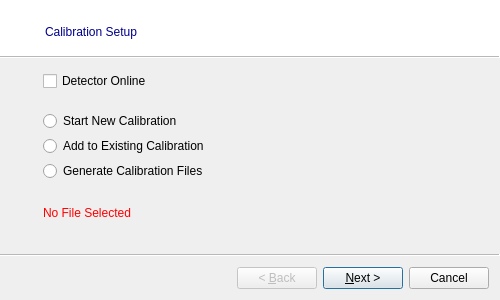
<?xml version="1.0" encoding="UTF-8"?>
<ui version="4.0">
 <class>EnergyCalibrationObject</class>
 <widget class="QWizard" name="EnergyCalibrationObject">
  <property name="geometry">
   <rect>
    <x>0</x>
    <y>0</y>
    <width>500</width>
    <height>300</height>
   </rect>
  </property>
  <property name="sizePolicy">
   <sizepolicy hsizetype="Preferred" vsizetype="Fixed">
    <horstretch>0</horstretch>
    <verstretch>0</verstretch>
   </sizepolicy>
  </property>
  <property name="windowTitle">
   <string>Energy Calibration</string>
  </property>
  <property name="sizeGripEnabled">
   <bool>false</bool>
  </property>
  <property name="wizardStyle">
   <enum>QWizard::ModernStyle</enum>
  </property>
  <property name="subTitleFormat">
   <enum>Qt::AutoText</enum>
  </property>
  <widget class="QWizardPage" name="pageSetup">
   <property name="sizePolicy">
    <sizepolicy hsizetype="Preferred" vsizetype="Fixed">
     <horstretch>0</horstretch>
     <verstretch>0</verstretch>
    </sizepolicy>
   </property>
   <property name="cursor">
    <cursorShape>ArrowCursor</cursorShape>
   </property>
   <property name="focusPolicy">
    <enum>Qt::NoFocus</enum>
   </property>
   <property name="title">
    <string/>
   </property>
   <property name="subTitle">
    <string>&lt;font color = &quot;darkblue&quot;&gt;Calibration Setup&lt;/font&gt;</string>
   </property>
   <attribute name="pageId">
    <string notr="true"/>
   </attribute>
   <layout class="QGridLayout" name="gridLayout_2">
    <property name="leftMargin">
     <number>30</number>
    </property>
    <property name="topMargin">
     <number>9</number>
    </property>
    <property name="rightMargin">
     <number>9</number>
    </property>
    <property name="bottomMargin">
     <number>9</number>
    </property>
    <property name="verticalSpacing">
     <number>5</number>
    </property>
    <item row="2" column="0" colspan="2">
     <widget class="QRadioButton" name="radioNew">
      <property name="sizePolicy">
       <sizepolicy hsizetype="Preferred" vsizetype="Fixed">
        <horstretch>0</horstretch>
        <verstretch>0</verstretch>
       </sizepolicy>
      </property>
      <property name="focusPolicy">
       <enum>Qt::NoFocus</enum>
      </property>
      <property name="text">
       <string>Start New Calibration</string>
      </property>
     </widget>
    </item>
    <item row="3" column="0" colspan="2">
     <widget class="QRadioButton" name="radioExisting">
      <property name="sizePolicy">
       <sizepolicy hsizetype="Preferred" vsizetype="Fixed">
        <horstretch>0</horstretch>
        <verstretch>0</verstretch>
       </sizepolicy>
      </property>
      <property name="focusPolicy">
       <enum>Qt::NoFocus</enum>
      </property>
      <property name="text">
       <string>Add to Existing Calibration</string>
      </property>
     </widget>
    </item>
    <item row="4" column="0" colspan="2">
     <widget class="QRadioButton" name="radioGenerate">
      <property name="sizePolicy">
       <sizepolicy hsizetype="Preferred" vsizetype="Fixed">
        <horstretch>0</horstretch>
        <verstretch>0</verstretch>
       </sizepolicy>
      </property>
      <property name="focusPolicy">
       <enum>Qt::NoFocus</enum>
      </property>
      <property name="text">
       <string>Generate Calibration Files</string>
      </property>
     </widget>
    </item>
    <item row="0" column="0" colspan="2">
     <widget class="QCheckBox" name="checkBox">
      <property name="sizePolicy">
       <sizepolicy hsizetype="Preferred" vsizetype="Fixed">
        <horstretch>0</horstretch>
        <verstretch>0</verstretch>
       </sizepolicy>
      </property>
      <property name="focusPolicy">
       <enum>Qt::NoFocus</enum>
      </property>
      <property name="text">
       <string>Detector Online</string>
      </property>
     </widget>
    </item>
    <item row="1" column="1">
     <spacer name="verticalSpacer">
      <property name="orientation">
       <enum>Qt::Vertical</enum>
      </property>
      <property name="sizeType">
       <enum>QSizePolicy::Fixed</enum>
      </property>
      <property name="sizeHint" stdset="0">
       <size>
        <width>20</width>
        <height>15</height>
       </size>
      </property>
     </spacer>
    </item>
    <item row="6" column="0" colspan="2">
     <widget class="QLabel" name="lblMessage">
      <property name="sizePolicy">
       <sizepolicy hsizetype="Preferred" vsizetype="Fixed">
        <horstretch>0</horstretch>
        <verstretch>0</verstretch>
       </sizepolicy>
      </property>
      <property name="text">
       <string>&lt;font color=&quot;red&quot;&gt;No File Selected&lt;/font&gt;</string>
      </property>
     </widget>
    </item>
    <item row="5" column="1">
     <spacer name="verticalSpacer_2">
      <property name="orientation">
       <enum>Qt::Vertical</enum>
      </property>
      <property name="sizeType">
       <enum>QSizePolicy::Fixed</enum>
      </property>
      <property name="sizeHint" stdset="0">
       <size>
        <width>20</width>
        <height>20</height>
       </size>
      </property>
     </spacer>
    </item>
   </layout>
  </widget>
  <widget class="QWizardPage" name="pageSummary">
   <property name="sizePolicy">
    <sizepolicy hsizetype="Preferred" vsizetype="Fixed">
     <horstretch>0</horstretch>
     <verstretch>0</verstretch>
    </sizepolicy>
   </property>
   <property name="subTitle">
    <string>&lt;font color = &quot;darkblue&quot;&gt;Summary of the Calibration&lt;/font&gt;</string>
   </property>
   <attribute name="pageId">
    <string notr="true"/>
   </attribute>
   <layout class="QGridLayout" name="gridLayout_3">
    <property name="leftMargin">
     <number>30</number>
    </property>
    <item row="0" column="0">
     <widget class="QLabel" name="label">
      <property name="text">
       <string>Settings:</string>
      </property>
     </widget>
    </item>
    <item row="0" column="1">
     <widget class="QComboBox" name="comboBox">
      <item>
       <property name="text">
        <string>Standard</string>
       </property>
      </item>
      <item>
       <property name="text">
        <string>Fast</string>
       </property>
      </item>
      <item>
       <property name="text">
        <string>High Gain</string>
       </property>
      </item>
      <item>
       <property name="text">
        <string>Dynamic Gain</string>
       </property>
      </item>
      <item>
       <property name="text">
        <string>Low Gain</string>
       </property>
      </item>
      <item>
       <property name="text">
        <string>Medium Gain</string>
       </property>
      </item>
      <item>
       <property name="text">
        <string>Very High Gain</string>
       </property>
      </item>
     </widget>
    </item>
    <item row="1" column="0">
     <widget class="QLabel" name="label_2">
      <property name="text">
       <string>Number of Modules:</string>
      </property>
     </widget>
    </item>
    <item row="1" column="1">
     <widget class="QSpinBox" name="spinBox"/>
    </item>
    <item row="2" column="0">
     <widget class="QLabel" name="label_3">
      <property name="text">
       <string>Serial Numbers:</string>
      </property>
     </widget>
    </item>
    <item row="2" column="1">
     <widget class="QComboBox" name="comboBox_2">
      <property name="editable">
       <bool>true</bool>
      </property>
     </widget>
    </item>
    <item row="3" column="0">
     <widget class="QLabel" name="label_4">
      <property name="text">
       <string>Number of energies:</string>
      </property>
     </widget>
    </item>
    <item row="4" column="0">
     <widget class="QLabel" name="label_5">
      <property name="text">
       <string>Energies:</string>
      </property>
     </widget>
    </item>
   </layout>
  </widget>
  <widget class="QWizardPage" name="wizardPage3">
   <property name="subTitle">
    <string>&lt;font color = &quot;darkblue&quot;&gt;Add Calibration Step&lt;/font&gt;</string>
   </property>
   <attribute name="pageId">
    <string notr="true"/>
   </attribute>
  </widget>
  <widget class="QWizardPage" name="wizardPage4">
   <property name="subTitle">
    <string>&lt;font color = &quot;darkblue&quot;&gt;Add Calibration Step OFFLINE&lt;/font&gt;</string>
   </property>
   <attribute name="pageId">
    <string notr="true"/>
   </attribute>
  </widget>
  <widget class="QWizardPage" name="wizardPage5">
   <property name="subTitle">
    <string>&lt;font color = &quot;darkblue&quot;&gt;Finalize Calibration&lt;/font&gt;</string>
   </property>
   <attribute name="pageId">
    <string notr="true"/>
   </attribute>
  </widget>
  <widget class="QWizardPage" name="wizardPage6">
   <property name="subTitle">
    <string>&lt;font color = &quot;darkblue&quot;&gt;Fit Module&lt;/font&gt;</string>
   </property>
   <attribute name="pageId">
    <string notr="true"/>
   </attribute>
  </widget>
  <widget class="QWizardPage" name="wizardPage7">
   <property name="subTitle">
    <string>&lt;font color = &quot;darkblue&quot;&gt;Linear Fit of Module&lt;/font&gt;</string>
   </property>
   <attribute name="pageId">
    <string notr="true"/>
   </attribute>
  </widget>
  <widget class="QWizardPage" name="wizardPage8">
   <property name="subTitle">
    <string>&lt;font color = &quot;darkblue&quot;&gt;Error&lt;/font&gt;</string>
   </property>
   <attribute name="pageId">
    <string notr="true"/>
   </attribute>
  </widget>
  <widget class="QWizardPage" name="wizardPage9">
   <property name="subTitle">
    <string>&lt;font color = &quot;darkblue&quot;&gt;Calibrating...&lt;/font&gt;</string>
   </property>
   <attribute name="pageId">
    <string notr="true"/>
   </attribute>
  </widget>
  <widget class="QWizardPage" name="wizardPage10">
   <property name="subTitle">
    <string>&lt;font color = &quot;darkblue&quot;&gt;Finished&lt;/font&gt;</string>
   </property>
   <attribute name="pageId">
    <string notr="true"/>
   </attribute>
  </widget>
 </widget>
 <resources/>
 <connections/>
</ui>
